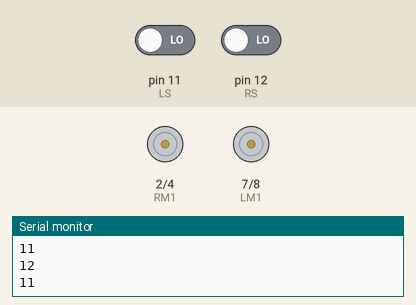
Recording of a sketch running on a simulated Arduino Uno, built with avr-gcc and run on an emulated ATmega328P. On the bench: motor-driver pin pairs drawn as motors (green arrow = first pin HIGH = forward, orange = second pin HIGH = backward, longer = more drive), the last lines printed to the serial monitor. Inputs (shaded band) come from the test bench; at power-on: pin 11 (LS) LOW, pin 12 (RS) LOW.

Above: at 1.2 s.
1.3 s: pin 11 (LS) driven HIGH
At 2.5 s:
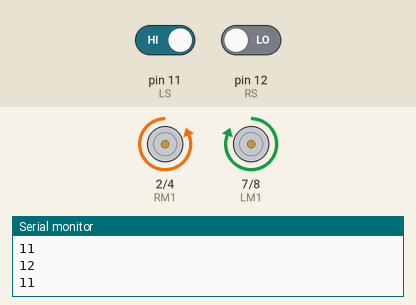
2.8 s: pin 12 (RS) driven HIGH
At 3.6 s:
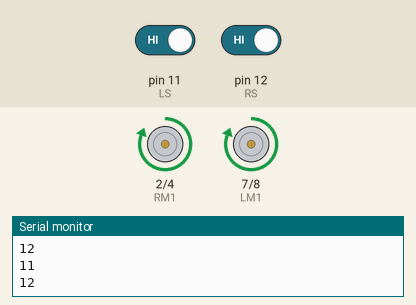
4.3 s: pin 11 (LS) driven LOW
At 4.6 s:
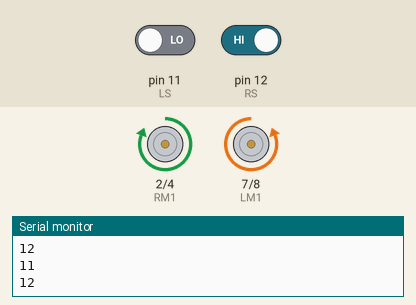
5.8 s: pin 12 (RS) driven LOW
At 7.2 s:
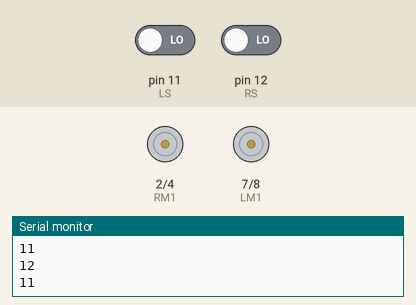
Timing chart, 0 to 8.3 s (numbered marks = the images above; inputs shaded):
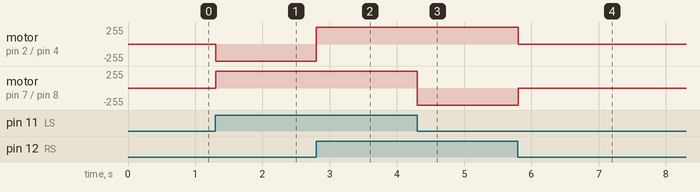

Measured:
- after the input at 1.3 s, motor on pin 2 (RM1) / pin 4 (RM2): stopped → backward 255/255 at once; motor on pin 7 (LM1) / pin 8 (LM2): stopped → forward 255/255 at once
- after the input at 2.8 s, motor on pin 2 (RM1) / pin 4 (RM2): backward 255/255 → forward 255/255 at once
- after the input at 4.3 s, motor on pin 7 (LM1) / pin 8 (LM2): forward 255/255 → backward 255/255 at once
- after the input at 5.8 s, motor on pin 2 (RM1) / pin 4 (RM2): forward 255/255 → stopped at once; motor on pin 7 (LM1) / pin 8 (LM2): backward 255/255 → stopped at once

The sketch:

LineFollower.ino
```cpp
#define LS 11     //mehroon
#define RS 12     // red
#define LM1 7     //blue
#define LM2 8     //yellow
#define RM1 2     //maroon
#define RM2 4     //brown

const int trigPin = 13;
const int echoPin = 12;

long duration;
int distance;

void setup() {
  // put your setup code here, to run once:
 pinMode(LS ,INPUT);
 pinMode(RS , INPUT);
 pinMode(LM1 , OUTPUT);
 pinMode(RM1 , OUTPUT);
 pinMode(LM2 , OUTPUT);
 pinMode(RM2 , OUTPUT);
 pinMode(trigPin, OUTPUT);
 pinMode(echoPin, INPUT);
 Serial.begin(9600);
}

void loop() {
 Serial.println(LS);
 Serial.println(RS);
  if(digitalRead(LS) && digitalRead(RS)) //FORWARD
 {
  digitalWrite(LM1 , HIGH);
  digitalWrite(LM2 , LOW);
  digitalWrite(RM1 , HIGH);
  digitalWrite(RM2 , LOW);
 }

if(digitalRead(LS) && !(digitalRead(RS))) //LEFT
{
  digitalWrite(LM1 , HIGH);
  digitalWrite(LM2 , LOW);
  digitalWrite(RM1 , LOW);
  digitalWrite(RM2 , HIGH);
}

if(!(digitalRead(LS)) && digitalRead(RS)) //RIGHT
{
digitalWrite(LM1 , LOW);
  digitalWrite(LM2 , HIGH);
  digitalWrite(RM1 , HIGH);
  digitalWrite(RM2 , LOW);
}

if(!(digitalRead(LS)) && !(digitalRead(RS))) //BACKWARD
{
  digitalWrite(LM1 , LOW);
  digitalWrite(LM2 , LOW);
  digitalWrite(RM1 , LOW);
  digitalWrite(RM2 , LOW);
}

}
```
